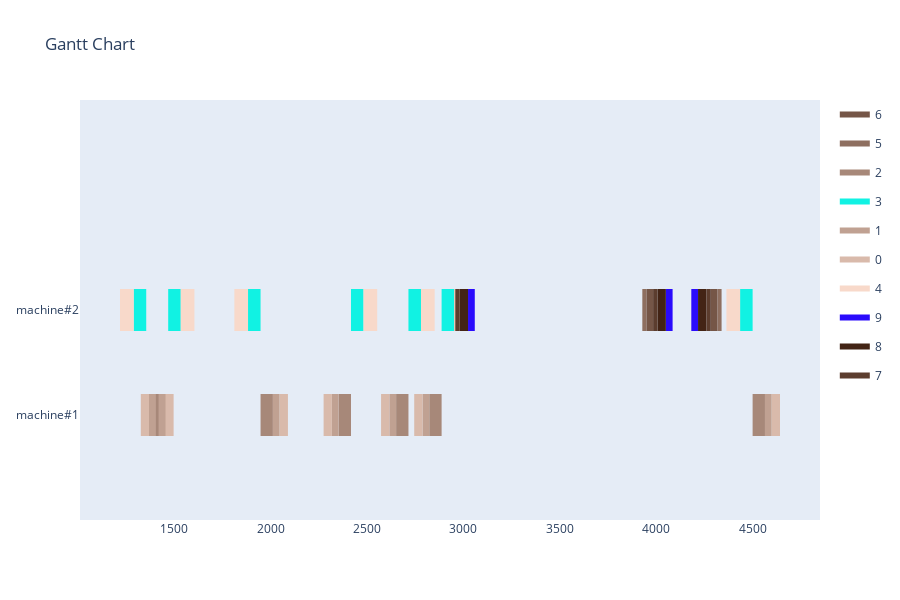

The code cell stored with this chart in its notebook:
### Markdown cell above
Greedy

### Code cell
agent = GreedyAgent(env)
simulator = AgentSimulator()
schedule, schedule_count = simulator.simulate(agent, orders_model)
print(f'Scheduled {schedule_count}/{len(orders_model)} Orders')
visualize_schedule(schedule, env)

### Figure 1 — Plotly figure (JSON) as saved in the notebook; plotly's stock layout.template omitted (floating-point values rounded to 4 significant figures)
{"data": [{"fill": "toself", "fillcolor": "rgb(117, 86, 71)", "hoverinfo": "name", "legendgroup": "rgb(117, 86, 71)", "mode": "none", "name": "6", "type": "scatter", "x": [3949, 3984, 3984, 3949, 3949, 4283, 4318, 4318, 4283, 4283, 2923, 2958, 2958, 2923], "y": [0.8, 0.8, 1.2, 1.2, null, 0.8, 0.8, 1.2, 1.2, null, 0.8, 0.8, 1.2, 1.2]}, {"fill": "toself", "fillcolor": "rgb(142, 111, 96)", "hoverinfo": "name", "legendgroup": "rgb(142, 111, 96)", "mode": "none", "name": "5", "type": "scatter", "x": [3928, 3949, 3949, 3928, 3928, 4318, 4339, 4339, 4318, 4318, 2902, 2923, 2923, 2902], "y": [0.8, 0.8, 1.2, 1.2, null, 0.8, 0.8, 1.2, 1.2, null, 0.8, 0.8, 1.2, 1.2]}, {"fill": "toself", "fillcolor": "rgb(167, 136, 121)", "hoverinfo": "name", "legendgroup": "rgb(167, 136, 121)", "mode": "none", "name": "2", "type": "scatter", "x": [2651, 2715, 2715, 2651, 2651, 1948, 2012, 2012, 1948, 1948, 1405, 1469, 1469, 1405, 1405, 1355, 1419, 1419, 1355, 1355, 2823, 2887, 2887, 2823, 2823, 4500, 4564, 4564, 4500, 4500, 2353, 2417, 2417, 2353], "y": [-0.2, -0.2, 0.2, 0.2, null, -0.2, -0.2, 0.2, 0.2, null, -0.2, -0.2, 0.2, 0.2, null, -0.2, -0.2, 0.2, 0.2, null, -0.2, -0.2, 0.2, 0.2, null, -0.2, -0.2, 0.2, 0.2, null, -0.2, -0.2, 0.2, 0.2]}, {"fill": "toself", "fillcolor": "rgb(17, 242, 227)", "hoverinfo": "name", "legendgroup": "rgb(17, 242, 227)", "mode": "none", "name": "3", "type": "scatter", "x": [2715, 2780, 2780, 2715, 2715, 1883, 1948, 1948, 1883, 1883, 1469, 1534, 1534, 1469, 1469, 1290, 1355, 1355, 1290, 1290, 2887, 2952, 2952, 2887, 2887, 4435, 4500, 4500, 4435, 4435, 2417, 2482, 2482, 2417], "y": [0.8, 0.8, 1.2, 1.2, null, 0.8, 0.8, 1.2, 1.2, null, 0.8, 0.8, 1.2, 1.2, null, 0.8, 0.8, 1.2, 1.2, null, 0.8, 0.8, 1.2, 1.2, null, 0.8, 0.8, 1.2, 1.2, null, 0.8, 0.8, 1.2, 1.2]}, {"fill": "toself", "fillcolor": "rgb(192, 161, 146)", "hoverinfo": "name", "legendgroup": "rgb(192, 161, 146)", "mode": "none", "name": "1", "type": "scatter", "x": [2616, 2651, 2651, 2616, 2616, 2012, 2047, 2047, 2012, 2012, 1370, 1405, 1405, 1370, 1370, 1419, 1454, 1454, 1419, 1419, 2788, 2823, 2823, 2788, 2788, 4564, 4599, 4599, 4564, 4564, 2318, 2353, 2353, 2318], "y": [-0.2, -0.2, 0.2, 0.2, null, -0.2, -0.2, 0.2, 0.2, null, -0.2, -0.2, 0.2, 0.2, null, -0.2, -0.2, 0.2, 0.2, null, -0.2, -0.2, 0.2, 0.2, null, -0.2, -0.2, 0.2, 0.2, null, -0.2, -0.2, 0.2, 0.2]}, {"fill": "toself", "fillcolor": "rgb(217, 186, 171)", "hoverinfo": "name", "legendgroup": "rgb(217, 186, 171)", "mode": "none", "name": "0", "type": "scatter", "x": [2573, 2616, 2616, 2573, 2573, 2047, 2090, 2090, 2047, 2047, 1327, 1370, 1370, 1327, 1327, 1454, 1497, 1497, 1454, 1454, 2745, 2788, 2788, 2745, 2745, 4599, 4642, 4642, 4599, 4599, 2275, 2318, 2318, 2275], "y": [-0.2, -0.2, 0.2, 0.2, null, -0.2, -0.2, 0.2, 0.2, null, -0.2, -0.2, 0.2, 0.2, null, -0.2, -0.2, 0.2, 0.2, null, -0.2, -0.2, 0.2, 0.2, null, -0.2, -0.2, 0.2, 0.2, null, -0.2, -0.2, 0.2, 0.2]}, {"fill": "toself", "fillcolor": "rgb(248, 217, 202)", "hoverinfo": "name", "legendgroup": "rgb(248, 217, 202)", "mode": "none", "name": "4", "type": "scatter", "x": [2780, 2851, 2851, 2780, 2780, 1812, 1883, 1883, 1812, 1812, 1534, 1605, 1605, 1534, 1534, 1219, 1290, 1290, 1219, 1219, 2952, 3023, 3023, 2952, 2952, 4364, 4435, 4435, 4364, 4364, 2482, 2553, 2553, 2482], "y": [0.8, 0.8, 1.2, 1.2, null, 0.8, 0.8, 1.2, 1.2, null, 0.8, 0.8, 1.2, 1.2, null, 0.8, 0.8, 1.2, 1.2, null, 0.8, 0.8, 1.2, 1.2, null, 0.8, 0.8, 1.2, 1.2, null, 0.8, 0.8, 1.2, 1.2]}, {"fill": "toself", "fillcolor": "rgb(42, 11, 252)", "hoverinfo": "name", "legendgroup": "rgb(42, 11, 252)", "mode": "none", "name": "9", "type": "scatter", "x": [4050, 4085, 4085, 4050, 4050, 4182, 4217, 4217, 4182, 4182, 3024, 3059, 3059, 3024], "y": [0.8, 0.8, 1.2, 1.2, null, 0.8, 0.8, 1.2, 1.2, null, 0.8, 0.8, 1.2, 1.2]}, {"fill": "toself", "fillcolor": "rgb(67, 36, 21)", "hoverinfo": "name", "legendgroup": "rgb(67, 36, 21)", "mode": "none", "name": "8", "type": "scatter", "x": [4007, 4050, 4050, 4007, 4007, 4217, 4260, 4260, 4217, 4217, 2981, 3024, 3024, 2981], "y": [0.8, 0.8, 1.2, 1.2, null, 0.8, 0.8, 1.2, 1.2, null, 0.8, 0.8, 1.2, 1.2]}, {"fill": "toself", "fillcolor": "rgb(92, 61, 46)", "hoverinfo": "name", "legendgroup": "rgb(92, 61, 46)", "mode": "none", "name": "7", "type": "scatter", "x": [3984, 4007, 4007, 3984, 3984, 4260, 4283, 4283, 4260, 4260, 2958, 2981, 2981, 2958], "y": [0.8, 0.8, 1.2, 1.2, null, 0.8, 0.8, 1.2, 1.2, null, 0.8, 0.8, 1.2, 1.2]}, {"legendgroup": "rgb(117, 86, 71)", "marker": {"color": "rgb(117, 86, 71)", "opacity": 0, "size": 1}, "mode": "markers", "name": "", "showlegend": false, "text": [null, null, null, null, null, null], "type": "scatter", "x": [3949, 3984, 4283, 4318, 2923, 2958], "y": [1, 1, 1, 1, 1, 1]}, {"legendgroup": "rgb(142, 111, 96)", "marker": {"color": "rgb(142, 111, 96)", "opacity": 0, "size": 1}, "mode": "markers", "name": "", "showlegend": false, "text": [null, null, null, null, null, null], "type": "scatter", "x": [3928, 3949, 4318, 4339, 2902, 2923], "y": [1, 1, 1, 1, 1, 1]}, {"legendgroup": "rgb(167, 136, 121)", "marker": {"color": "rgb(167, 136, 121)", "opacity": 0, "size": 1}, "mode": "markers", "name": "", "showlegend": false, "text": [null, null, null, null, null, null, null, null, null, null, null, null, null, null], "type": "scatter", "x": [2651, 2715, 1948, 2012, 1405, 1469, 1355, 1419, 2823, 2887, 4500, 4564, 2353, 2417], "y": [0, 0, 0, 0, 0, 0, 0, 0, 0, 0, 0, 0, 0, 0]}, {"legendgroup": "rgb(17, 242, 227)", "marker": {"color": "rgb(17, 242, 227)", "opacity": 0, "size": 1}, "mode": "markers", "name": "", "showlegend": false, "text": [null, null, null, null, null, null, null, null, null, null, null, null, null, null], "type": "scatter", "x": [2715, 2780, 1883, 1948, 1469, 1534, 1290, 1355, 2887, 2952, 4435, 4500, 2417, 2482], "y": [1, 1, 1, 1, 1, 1, 1, 1, 1, 1, 1, 1, 1, 1]}, {"legendgroup": "rgb(192, 161, 146)", "marker": {"color": "rgb(192, 161, 146)", "opacity": 0, "size": 1}, "mode": "markers", "name": "", "showlegend": false, "text": [null, null, null, null, null, null, null, null, null, null, null, null, null, null], "type": "scatter", "x": [2616, 2651, 2012, 2047, 1370, 1405, 1419, 1454, 2788, 2823, 4564, 4599, 2318, 2353], "y": [0, 0, 0, 0, 0, 0, 0, 0, 0, 0, 0, 0, 0, 0]}, {"legendgroup": "rgb(217, 186, 171)", "marker": {"color": "rgb(217, 186, 171)", "opacity": 0, "size": 1}, "mode": "markers", "name": "", "showlegend": false, "text": [null, null, null, null, null, null, null, null, null, null, null, null, null, null], "type": "scatter", "x": [2573, 2616, 2047, 2090, 1327, 1370, 1454, 1497, 2745, 2788, 4599, 4642, 2275, 2318], "y": [0, 0, 0, 0, 0, 0, 0, 0, 0, 0, 0, 0, 0, 0]}, {"legendgroup": "rgb(248, 217, 202)", "marker": {"color": "rgb(248, 217, 202)", "opacity": 0, "size": 1}, "mode": "markers", "name": "", "showlegend": false, "text": [null, null, null, null, null, null, null, null, null, null, null, null, null, null], "type": "scatter", "x": [2780, 2851, 1812, 1883, 1534, 1605, 1219, 1290, 2952, 3023, 4364, 4435, 2482, 2553], "y": [1, 1, 1, 1, 1, 1, 1, 1, 1, 1, 1, 1, 1, 1]}, {"legendgroup": "rgb(42, 11, 252)", "marker": {"color": "rgb(42, 11, 252)", "opacity": 0, "size": 1}, "mode": "markers", "name": "", "showlegend": false, "text": [null, null, null, null, null, null], "type": "scatter", "x": [4050, 4085, 4182, 4217, 3024, 3059], "y": [1, 1, 1, 1, 1, 1]}, {"legendgroup": "rgb(67, 36, 21)", "marker": {"color": "rgb(67, 36, 21)", "opacity": 0, "size": 1}, "mode": "markers", "name": "", "showlegend": false, "text": [null, null, null, null, null, null], "type": "scatter", "x": [4007, 4050, 4217, 4260, 2981, 3024], "y": [1, 1, 1, 1, 1, 1]}, {"legendgroup": "rgb(92, 61, 46)", "marker": {"color": "rgb(92, 61, 46)", "opacity": 0, "size": 1}, "mode": "markers", "name": "", "showlegend": false, "text": [null, null, null, null, null, null], "type": "scatter", "x": [3984, 4007, 4260, 4283, 2958, 2981], "y": [1, 1, 1, 1, 1, 1]}], "layout": {"height": 600, "hovermode": "closest", "showlegend": true, "title": {"text": "Gantt Chart"}, "xaxis": {"rangeselector": {"buttons": [{"count": 7, "label": "1w", "step": "day", "stepmode": "backward"}, {"count": 1, "label": "1m", "step": "month", "stepmode": "backward"}, {"count": 6, "label": "6m", "step": "month", "stepmode": "backward"}, {"count": 1, "label": "YTD", "step": "year", "stepmode": "todate"}, {"count": 1, "label": "1y", "step": "year", "stepmode": "backward"}, {"step": "all"}]}, "showgrid": false, "type": "linear", "zeroline": false}, "yaxis": {"autorange": false, "range": [-1, 3], "showgrid": false, "ticktext": ["machine#1", "machine#2"], "tickvals": [0, 1], "zeroline": false}}}
